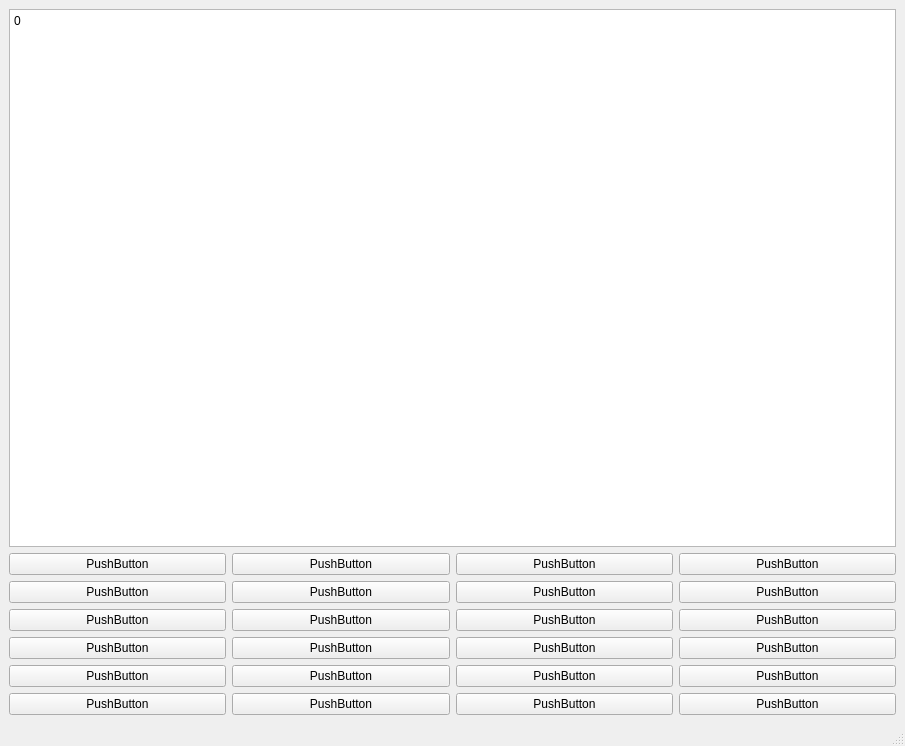
<?xml version="1.0" encoding="UTF-8"?>
<ui version="4.0">
 <class>MainWindow</class>
 <widget class="QMainWindow" name="MainWindow">
  <property name="geometry">
   <rect>
    <x>0</x>
    <y>0</y>
    <width>905</width>
    <height>746</height>
   </rect>
  </property>
  <property name="windowTitle">
   <string>MainWindow</string>
  </property>
  <widget class="QWidget" name="centralwidget">
   <layout class="QGridLayout" name="gridLayout_2">
    <item row="0" column="0">
     <layout class="QVBoxLayout" name="verticalLayout_3" stretch="1,8,16">
      <item>
       <layout class="QVBoxLayout" name="verticalLayout">
        <item>
         <widget class="QPlainTextEdit" name="plainTextEdit">
          <property name="plainText">
           <string>0</string>
          </property>
         </widget>
        </item>
       </layout>
      </item>
      <item>
       <layout class="QVBoxLayout" name="verticalLayout_2">
        <item>
         <layout class="QHBoxLayout" name="horizontalLayout_2">
          <item>
           <widget class="QPushButton" name="pushButton_22">
            <property name="text">
             <string>PushButton</string>
            </property>
           </widget>
          </item>
          <item>
           <widget class="QPushButton" name="pushButton_23">
            <property name="text">
             <string>PushButton</string>
            </property>
           </widget>
          </item>
          <item>
           <widget class="QPushButton" name="pushButton_21">
            <property name="text">
             <string>PushButton</string>
            </property>
           </widget>
          </item>
          <item>
           <widget class="QPushButton" name="pushButton_24">
            <property name="text">
             <string>PushButton</string>
            </property>
           </widget>
          </item>
         </layout>
        </item>
        <item>
         <layout class="QHBoxLayout" name="horizontalLayout">
          <item>
           <widget class="QPushButton" name="pushButton_20">
            <property name="text">
             <string>PushButton</string>
            </property>
           </widget>
          </item>
          <item>
           <widget class="QPushButton" name="pushButton_19">
            <property name="text">
             <string>PushButton</string>
            </property>
           </widget>
          </item>
          <item>
           <widget class="QPushButton" name="pushButton_18">
            <property name="text">
             <string>PushButton</string>
            </property>
           </widget>
          </item>
          <item>
           <widget class="QPushButton" name="pushButton_17">
            <property name="text">
             <string>PushButton</string>
            </property>
           </widget>
          </item>
         </layout>
        </item>
       </layout>
      </item>
      <item>
       <layout class="QGridLayout" name="gridLayout">
        <item row="0" column="2">
         <widget class="QPushButton" name="pushButton_12">
          <property name="text">
           <string>PushButton</string>
          </property>
         </widget>
        </item>
        <item row="3" column="0">
         <widget class="QPushButton" name="pushButton">
          <property name="text">
           <string>PushButton</string>
          </property>
         </widget>
        </item>
        <item row="2" column="0">
         <widget class="QPushButton" name="pushButton_2">
          <property name="text">
           <string>PushButton</string>
          </property>
         </widget>
        </item>
        <item row="1" column="0">
         <widget class="QPushButton" name="pushButton_3">
          <property name="text">
           <string>PushButton</string>
          </property>
         </widget>
        </item>
        <item row="1" column="2">
         <widget class="QPushButton" name="pushButton_7">
          <property name="text">
           <string>PushButton</string>
          </property>
         </widget>
        </item>
        <item row="2" column="1">
         <widget class="QPushButton" name="pushButton_4">
          <property name="text">
           <string>PushButton</string>
          </property>
         </widget>
        </item>
        <item row="2" column="2">
         <widget class="QPushButton" name="pushButton_5">
          <property name="text">
           <string>PushButton</string>
          </property>
         </widget>
        </item>
        <item row="1" column="1">
         <widget class="QPushButton" name="pushButton_6">
          <property name="text">
           <string>PushButton</string>
          </property>
         </widget>
        </item>
        <item row="0" column="0">
         <widget class="QPushButton" name="pushButton_10">
          <property name="text">
           <string>PushButton</string>
          </property>
         </widget>
        </item>
        <item row="0" column="1">
         <widget class="QPushButton" name="pushButton_11">
          <property name="text">
           <string>PushButton</string>
          </property>
         </widget>
        </item>
        <item row="3" column="1">
         <widget class="QPushButton" name="pushButton_8">
          <property name="text">
           <string>PushButton</string>
          </property>
         </widget>
        </item>
        <item row="3" column="2">
         <widget class="QPushButton" name="pushButton_9">
          <property name="text">
           <string>PushButton</string>
          </property>
         </widget>
        </item>
        <item row="0" column="3">
         <widget class="QPushButton" name="pushButton_13">
          <property name="text">
           <string>PushButton</string>
          </property>
         </widget>
        </item>
        <item row="1" column="3">
         <widget class="QPushButton" name="pushButton_14">
          <property name="text">
           <string>PushButton</string>
          </property>
         </widget>
        </item>
        <item row="2" column="3">
         <widget class="QPushButton" name="pushButton_15">
          <property name="text">
           <string>PushButton</string>
          </property>
         </widget>
        </item>
        <item row="3" column="3">
         <widget class="QPushButton" name="pushButton_16">
          <property name="text">
           <string>PushButton</string>
          </property>
         </widget>
        </item>
       </layout>
      </item>
     </layout>
    </item>
   </layout>
  </widget>
  <widget class="QMenuBar" name="menubar">
   <property name="geometry">
    <rect>
     <x>0</x>
     <y>0</y>
     <width>905</width>
     <height>21</height>
    </rect>
   </property>
  </widget>
  <widget class="QStatusBar" name="statusbar"/>
 </widget>
 <resources/>
 <connections/>
</ui>
